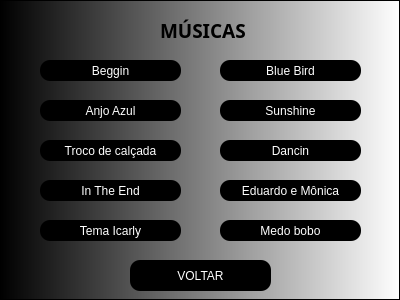
<?xml version="1.0" encoding="UTF-8"?>
<ui version="4.0">
 <class>musicas</class>
 <widget class="QDialog" name="musicas">
  <property name="geometry">
   <rect>
    <x>0</x>
    <y>0</y>
    <width>400</width>
    <height>300</height>
   </rect>
  </property>
  <property name="windowTitle">
   <string>Dialog</string>
  </property>
  <property name="styleSheet">
   <string notr="true">QPushButton {
    background-color: black;
    color: white;
    border-radius: 10px;
}

QPushButton:pressed {
    background-color: grey;
}
</string>
  </property>
  <widget class="QLabel" name="rotuloMenuInicial">
   <property name="geometry">
    <rect>
     <x>160</x>
     <y>10</y>
     <width>101</width>
     <height>41</height>
    </rect>
   </property>
   <property name="font">
    <font>
     <family>Rockwell Extra Bold</family>
     <pointsize>14</pointsize>
     <bold>true</bold>
    </font>
   </property>
   <property name="styleSheet">
    <string notr="true">Color rgb(255, 255, 255)</string>
   </property>
   <property name="text">
    <string>MÚSICAS</string>
   </property>
  </widget>
  <widget class="QPushButton" name="beggin">
   <property name="geometry">
    <rect>
     <x>40</x>
     <y>60</y>
     <width>141</width>
     <height>21</height>
    </rect>
   </property>
   <property name="styleSheet">
    <string notr="true">
</string>
   </property>
   <property name="text">
    <string>Beggin</string>
   </property>
  </widget>
  <widget class="QPushButton" name="AnjoAzul">
   <property name="geometry">
    <rect>
     <x>40</x>
     <y>100</y>
     <width>141</width>
     <height>21</height>
    </rect>
   </property>
   <property name="styleSheet">
    <string notr="true"/>
   </property>
   <property name="text">
    <string>Anjo Azul</string>
   </property>
  </widget>
  <widget class="QPushButton" name="Troco">
   <property name="geometry">
    <rect>
     <x>40</x>
     <y>140</y>
     <width>141</width>
     <height>21</height>
    </rect>
   </property>
   <property name="styleSheet">
    <string notr="true"/>
   </property>
   <property name="text">
    <string>Troco de calçada</string>
   </property>
  </widget>
  <widget class="QPushButton" name="Intheend">
   <property name="geometry">
    <rect>
     <x>40</x>
     <y>180</y>
     <width>141</width>
     <height>21</height>
    </rect>
   </property>
   <property name="styleSheet">
    <string notr="true">
</string>
   </property>
   <property name="text">
    <string>In The End</string>
   </property>
  </widget>
  <widget class="QPushButton" name="Icarly">
   <property name="geometry">
    <rect>
     <x>40</x>
     <y>220</y>
     <width>141</width>
     <height>21</height>
    </rect>
   </property>
   <property name="styleSheet">
    <string notr="true"/>
   </property>
   <property name="text">
    <string>Tema Icarly</string>
   </property>
  </widget>
  <widget class="QPushButton" name="Medobobo">
   <property name="geometry">
    <rect>
     <x>220</x>
     <y>220</y>
     <width>141</width>
     <height>21</height>
    </rect>
   </property>
   <property name="styleSheet">
    <string notr="true"/>
   </property>
   <property name="text">
    <string>Medo bobo</string>
   </property>
  </widget>
  <widget class="QPushButton" name="Dancin">
   <property name="geometry">
    <rect>
     <x>220</x>
     <y>140</y>
     <width>141</width>
     <height>21</height>
    </rect>
   </property>
   <property name="styleSheet">
    <string notr="true"/>
   </property>
   <property name="text">
    <string>Dancin</string>
   </property>
  </widget>
  <widget class="QPushButton" name="blue">
   <property name="geometry">
    <rect>
     <x>220</x>
     <y>60</y>
     <width>141</width>
     <height>21</height>
    </rect>
   </property>
   <property name="styleSheet">
    <string notr="true"/>
   </property>
   <property name="text">
    <string>Blue Bird</string>
   </property>
  </widget>
  <widget class="QPushButton" name="Sunshine">
   <property name="geometry">
    <rect>
     <x>220</x>
     <y>100</y>
     <width>141</width>
     <height>21</height>
    </rect>
   </property>
   <property name="styleSheet">
    <string notr="true"/>
   </property>
   <property name="text">
    <string>Sunshine</string>
   </property>
  </widget>
  <widget class="QPushButton" name="Eduard">
   <property name="geometry">
    <rect>
     <x>220</x>
     <y>180</y>
     <width>141</width>
     <height>21</height>
    </rect>
   </property>
   <property name="styleSheet">
    <string notr="true">

</string>
   </property>
   <property name="text">
    <string>Eduardo e Mônica</string>
   </property>
  </widget>
  <widget class="QPushButton" name="backButton_4">
   <property name="geometry">
    <rect>
     <x>130</x>
     <y>260</y>
     <width>141</width>
     <height>31</height>
    </rect>
   </property>
   <property name="whatsThis">
    <string>&lt;html&gt;&lt;head/&gt;&lt;body&gt;&lt;p&gt;&lt;span style=&quot; font-weight:700;&quot;&gt;Voltar&lt;/span&gt;&lt;/p&gt;&lt;/body&gt;&lt;/html&gt;</string>
   </property>
   <property name="styleSheet">
    <string notr="true">color: white</string>
   </property>
   <property name="text">
    <string>VOLTAR</string>
   </property>
  </widget>
  <widget class="QFrame" name="frame">
   <property name="geometry">
    <rect>
     <x>0</x>
     <y>0</y>
     <width>400</width>
     <height>300</height>
    </rect>
   </property>
   <property name="minimumSize">
    <size>
     <width>400</width>
     <height>300</height>
    </size>
   </property>
   <property name="maximumSize">
    <size>
     <width>400</width>
     <height>300</height>
    </size>
   </property>
   <property name="styleSheet">
    <string notr="true">background: qlineargradient(spread:pad, x1:0, y1:0, x2:1, y2:0, stop:0 rgba(0, 0, 0, 255), stop:1 rgba(255, 255, 255, 255))</string>
   </property>
   <property name="frameShape">
    <enum>QFrame::StyledPanel</enum>
   </property>
   <property name="frameShadow">
    <enum>QFrame::Raised</enum>
   </property>
  </widget>
  <zorder>frame</zorder>
  <zorder>rotuloMenuInicial</zorder>
  <zorder>beggin</zorder>
  <zorder>AnjoAzul</zorder>
  <zorder>Troco</zorder>
  <zorder>Intheend</zorder>
  <zorder>Icarly</zorder>
  <zorder>Medobobo</zorder>
  <zorder>Dancin</zorder>
  <zorder>blue</zorder>
  <zorder>Sunshine</zorder>
  <zorder>Eduard</zorder>
  <zorder>backButton_4</zorder>
 </widget>
 <resources/>
 <connections/>
</ui>
